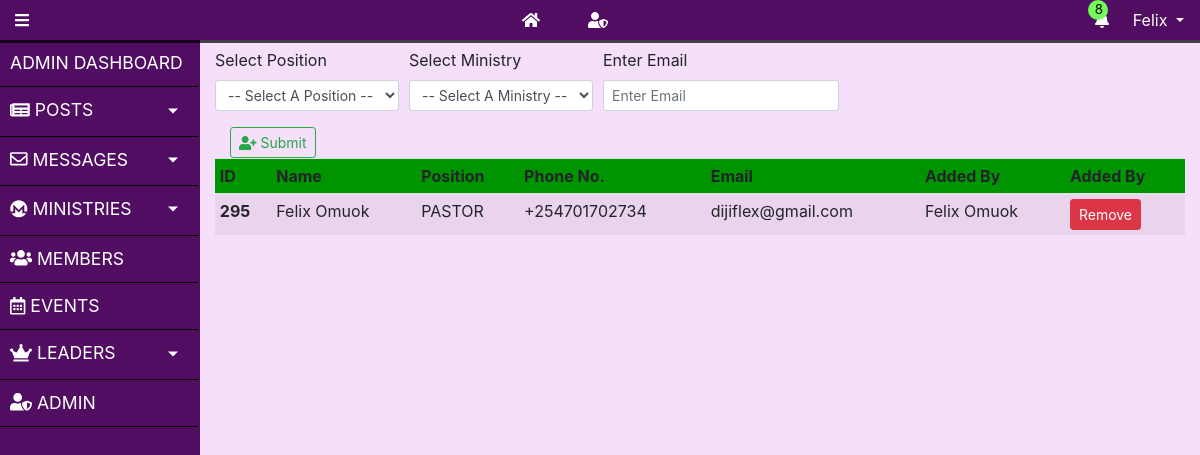
/user/churchleader.php (signed in), run on the app's committed database.
### tables this page shows
CREATE TABLE `user` (
  `user_id` int(11) NOT NULL,
  `user_email` varchar(255) NOT NULL,
  `user_fname` varchar(255) NOT NULL,
  `user_lname` varchar(255) NOT NULL,
  `user_phobeNo` varchar(255) DEFAULT NULL,
  `user_regno` varchar(45) DEFAULT NULL,
  `user_course` varchar(500) DEFAULT NULL,
  `user_pwd` longtext NOT NULL,
  `user_joindate` datetime NOT NULL DEFAULT CURRENT_TIMESTAMP,
  `user_img` mediumtext,
  `user_verified` tinyint(4) DEFAULT '0' COMMENT 'This field will determined if the Email Address of the User is Verified. 0 means NO and 1 means YES',
  `registered_by` varchar(45) DEFAULT NULL
);

CREATE TABLE `leaders` (
  `leaders_fk_user_id` int(11) NOT NULL,
  `leaders_fk_mty_id` varchar(45) DEFAULT NULL,
  `leaders_quote` text COMMENT 'Thsi table will contains the leaders of various ministries\\\\n',
  `leaders_fk_position_name` varchar(45) NOT NULL,
  `leader_added_by` varchar(255) DEFAULT NULL,
  `leader_start` datetime DEFAULT CURRENT_TIMESTAMP COMMENT 'when you became a leader'
);

### user/includes/session.php (called while the page is built, shortened)
<?php
class SESSION extends DATABASE
{
    public function isAdmin ($id){
        $sql = "SELECT admin_fk_user_id as adminID, admin_type FROM admin where admin_fk_user_id = $id";
        $result = $this->queryNone($sql);
        if (empty($result)) {
            return false;
        } else {
            return $result;
        }
    }
}

### user/includes/database.php (called while the page is built, shortened)
<?php
class DATABASE
{
    public function conn()
    {
        $this->servername ="localhost";
        $this->username ="root";
        $this->dbpassword ="";
        $this->dbname ="cudb";
        $this->charset  ="utf8mb4";
        try {
            $dsn =  "mysql:host=".$this->servername.";dbname=".$this->dbname.";charset=".$this->charset ;
            $pdo = new PDO($dsn, $this->username, $this->dbpassword);
            $pdo->setAttribute(PDO::ATTR_ERRMODE, PDO::ERRMODE_EXCEPTION);
            return $pdo;
        } catch (PDOExeption $e) {
            echo "Connection failed".$e->getMessage();
        }
    }
    public function query_1($sql, $id)
    {
        $stmt = $this->conn()->prepare($sql);
        $stmt->execute([$id]);
        $data = '';
        while ($row = $stmt->fetch(PDO::FETCH_ASSOC)) {
            $data = $row;
        }
        return $data;
    }
    public function queryNone($sql)
    {
        $stmt = $this->conn()->prepare($sql);
        $stmt->execute();
        $data = [];
        while ($row = $stmt->fetch(PDO::FETCH_ASSOC)) {
            $data[] = $row;
        }
        return $data;
    }
}

### user/includes/user.inc.php (called while the page is built, shortened)
<?php
class USER extends SESSION
{
    public function getuserbyid($id)
    {
        $sql= "SELECT * from user where user_id = ?;";
        $data = $this->query_1($sql, $id);
        return $data;
    }
}

### user/churchleader.php (the view, shortened to what this page needs)
<?php require 'includes/topnav.php';
?>
<main class="wrapper">
    <?php require 'includes/sidenav.php'?>
    <div class="content container-fluid ">
        <?php
        $userOBJ = new USER();
        ?>
        <div class="row mt-2">
            <div class="col ">
                <form id="postuser" action="includes/register.inc.php" method="POST">
                    <div class="form-row">
                        <div class="col-auto">
                            <div class="form-group ">
                                <label for="firstName">Select Position</label>
                                <select id="inputState" name="position" class="form-control form-control-sm" required>
                                    <option disabled=="disabled" selected="selected">-- Select A Position --</option>
                                </select>
                            </div>
                        </div>
                        <div class="col-auto">
                            <div class="form-group form-group-sm">
                                <label for="firstName">Select Ministry</label>
                                <select id="inputState" name="ministry" class="form-control form-control-sm">
                                    <option disabled=="disabled" selected="selected">-- Select A Ministry --</option>
                                </select>
                            </div>
                        </div>
                        <div class="col-auto">
                            <div class="form-group ">
                                <label for="lastName">Enter Email</label>
                                <input type="email" class="form-control form-control-sm" id="lastName"
                                    aria-describedby="emailHelp" placeholder="Enter Email" name="email" required>
                            </div>
                        </div>
                    </div>
                </form>
                <div class="col">
                    <button type="submit" id="showmodal" class="btn btn-outline-success btn-sm" form="postuser"
                        name="checkLeader"> <span><i class="fas fa-user-plus"></i></span>
                        Submit</button>
                </div>
            </div>
        </div>
        <?php
        $sql ="SELECT leaders_fk_user_id,user_fname,user_lname,leaders_fk_position_name,user_email,user_phobeNo,leader_added_by from leaders
        inner join user on leaders_fk_user_id= user_id;";
        $leaders = $userOBJ->queryNone($sql);
        ?>
        <div class="row">
            <div class="col">
                <table class="table table-sm table-striped table-hover">
                    <thead class="greenBgDark">
                        <tr>
                            <th scope="col">ID</th>
                            <th scope="col">Name</th>
                            <th scope="col">Position</th>
                            <th scope="col">Phone No.</th>
                            <th scope="col">Email</th>
                            <th scope="col">Added By</th>
                            <th scope="col">Added By</th>
                        </tr>
                    </thead>
                    <tbody>
                        <?php foreach ($leaders as $leader):?>
                        <tr>
                            <th scope="row" class="w-auto"><?php echo $leader['leaders_fk_user_id']; ?>
                            </th>
                            <td class="text-capitalize"><?php echo ucwords($leader['user_fname']); echo " "; echo $leader['user_lname'];?>
                            </td>
                            <td><?php echo $leader['leaders_fk_position_name']; ?>
                            </td>
                            <td><?php echo $leader['user_phobeNo']; ?>
                            </td>
                            <td><?php echo $leader['user_email']; ?>
                            </td>
                            <td><?php echo $leader['leader_added_by']; ?>
                            </td>
                            <td><button
                                    id="<?php echo $leader['leaders_fk_user_id']; ?>"
                                    type="button" class="btn btn-danger btn-sm" data-toggle="modal"
                                    onclick="reply_click(this.id)" data-target=".bd-example-modal-sm">Remove</button>
                            </td>
                        </tr>
                        <?php endforeach?>
                    </tbody>
                </table>
            </div>
        </div>
    </div>
</main>
</body>
</html>

### user/includes/topnav.php (shortened to what this page needs)
<?php  require 'init.php';
if (!isset($_SESSION['user_id'])) {
  redirect("login.php");
}else {
    $logid =$_SESSION['user_id'];
    $objUser = new USER() ;
    $data = $objUser->getuserbyid($logid);
}
?>
<!DOCTYPE html>
<html lang="en">
<head>
    <link rel="stylesheet" href="css/reset.css">
    <link rel="stylesheet" href="css/bootstrap.css">
    <link rel="stylesheet" href="css/admin.css">
</head>
<body>
    <nav class="navbar navbar-expand-sm text-white d-flex sticky-top p-0" style="background-color: #500d62;">
        <div id="sidebarCollapse" class="col-auto ">
            <i class="fas fa-bars"></i>
        </div>
        <div id="sidebarCollapse" class="col-auto d-flex">
            <a class="dropdown-item text-white" href="../index.php "><i class="fas fa-home"></i></a>
            <?php
                if ($objUser->isAdmin($logid)) {
                echo '<a class="dropdown-item text-white" href="index.php "><i class="fas fa-user-shield"></i></a>';
                }
            ?>
        </div>
        <ul class="navbar-nav ">
            <li class="nav-item dropdown">
                <a class="nav-link dropdown-toggle text-white mr-2" href="#" id="notification" data-toggle="dropdown">
                    <span style="font-size: smaller; position: absolute; top: 0px ;right:45%; width: 20px; background-color: #73fb59;
                    border-radius: 200px; padding-left: 7px; color: #000000">8</span>
                    <i class="fas fa-bell"></i>
                </a>
            </li>
            <li class="nav-item dropdown">
                <a class="nav-link dropdown-toggle text-white mr-2" href="#" id="navbardrop" data-toggle="dropdown">
                   <?php echo $data['user_fname']; ?>
                </a>
            </li>
        </ul>
    </nav>

### user/css/admin.css (style rules this page uses)
body { background-color: #f6dffa; max-height: 100vh; overflow-y: hidden; }
.greenBgDark { background:#009500 }
nav { -webkit-box-shadow: 0px 3px 0px 0px rgba(0,0,0,0.72); -moz-box-shadow: 0px 3px 0px 0px rgba(0,0,0,0.72); box-shadow: 0px 3px 0px 0px rgba(0,0,0,0.72); }
@media (min-width: 576px) { .navbar-expand-sm { flex-flow: row nowrap; justify-content: space-between } }
.navbar-nav { flex-direction: row; }
#notification::after { display: none; }
a,a:hover,a:focus { color: inherit; text-decoration: none; transition: all 0.3s; cursor: pointer; }
.wrapper { display: flex; width: 100%; align-items: stretch; min-height: 100vh; }

### user/includes/topnav.php (style rules this page uses)
@media screen and (min-width: 768px) { .dropdown-toggle { margin-bottom: 2px; } }
@media screen and (min-width: 768px) { .navbar .dropdown-toggle, .nav-tabs .dropdown-toggle { margin-bottom: 0; } }

### data on the page
user: user_fname "Felix"
leaders: leaders_fk_user_id "295", leaders_fk_user_id.user_fname "Felix", leaders_fk_user_id.user_lname "Omuok", leaders_fk_position_name "PASTOR", leaders_fk_user_id.user_phobeNo "+254701702734", leaders_fk_user_id.user_email "dijiflex@gmail.com", leader_added_by "Felix Omuok"
